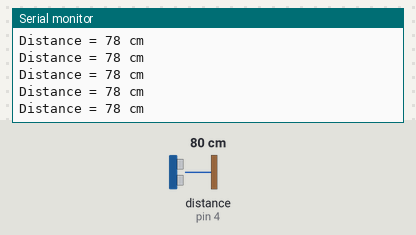
Bench run of a sketch on a simulated Arduino Uno, built with avr-gcc and run on an emulated ATmega328P. Shown: the last lines printed to the serial monitor. Wiring (inferred from the names in the program): ultrasonic range finder: trigger pin 5; echo pin 4. The inputs (shaded band) are chosen by the test bench; at power-on: distance to the obstacle (sensor on pin 4) 80 cm. The echo pulse lasts 58.3 µs per cm.

Above: at 1.2 s.
1.3 s: distance to the obstacle (sensor on pin 4) set to 4 cm
At 2.4 s:
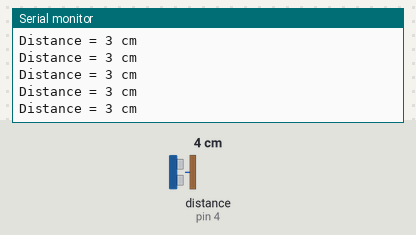
4.3 s: distance to the obstacle (sensor on pin 4) set to 2 cm
At 5.3 s:
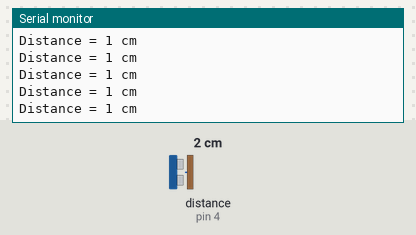
7.3 s: distance to the obstacle (sensor on pin 4) set to 18 cm
At 8.4 s:
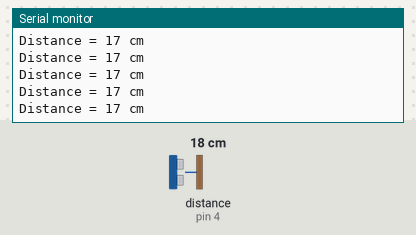
10.3 s: distance to the obstacle (sensor on pin 4) set to 2 cm
At 11.1 s:
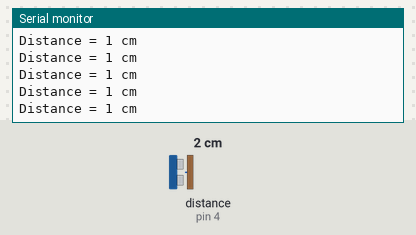
13.3 s: distance to the obstacle (sensor on pin 4) set to 35 cm
At 13.9 s:
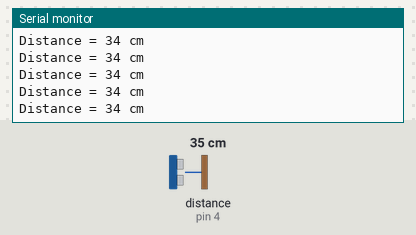
22.3 s: distance to the obstacle (sensor on pin 4) set to 250 cm
At 22.4 s:
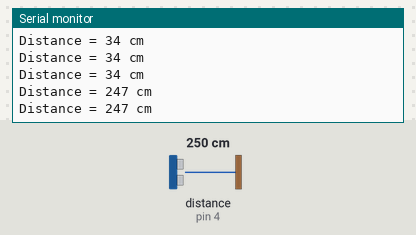
Timing chart, 0 to 25.3 s (numbered marks = the images above; inputs shaded):
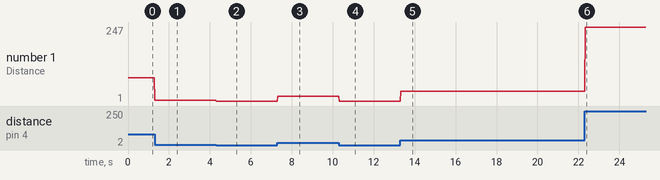

The sketch:

cart_type2.ino
```cpp
/*
 * cart_type2
 * --------------------------------------------
 * Control Club Car DS Golf Cart Accelerator
 * --------------------------------------------
 * version: 0.2
 * --------------------------------------------
 *
 * Adge Denkers
 * date: 2020-07-20 revised:
 * location: https://github.com/adgedenkers/cart.git
 *
 * --------------------------------------------
 */
#include <Servo.h>
#include <SoftwareSerial.h>

// Define Pins
// --------------------------------------------
/* Ultrasonic Range Sensor: Trigger */
#define trigPin 5
/* Ultrasonic Range Sensor: Transmitter */
#define echoPin 4
/* Throttle Servo Motor Pin - PWM PIN Required */
#define throttlePin 3

// Define Objects
// --------------------------------------------

Servo throttleServo;
/* create a servo object */

// Define Variables
// --------------------------------------------
long duration;            /* decimal value: length of time between pulses */
int range;                /* integer: distance to object */
int throttleAngle = 0;    /* integer: servo angle which can vary from 0 - 180 */
int throttlePercentDegree;/* integer:  */
int throttle = 0;         /* integer: angle of throttle servo moter - 0 = servo starting point, N degree of last point in servo */
int zdegree;              /* integer: first degree of servo motion */
int ndegree;              /* integer: last degree of servo motion */
int z = 0;                /* integer: zero value of Throttle (T) */
int n;                    /* integer: current value of Throttle (T) */


void setup() {

  /* Set Pins as inputs and outputs */
  pinMode(trigPin, OUTPUT);
  pinMode(echoPin, INPUT);

  /* Begin Serial communication at a baudrate of 9600 */
  Serial.begin(9600);


}

void loop() {
  // Clear the trigPin by setting it LOW:
  digitalWrite(trigPin, LOW);

  delayMicroseconds(5);

  // Trigger the sensor by setting the trigPin high for 10 microseconds:
  digitalWrite(trigPin, HIGH);
  delayMicroseconds(10);
  digitalWrite(trigPin, LOW);

  // Read the echoPin. pulseIn() returns the duration (length of the pulse) in microseconds:
  duration = pulseIn(echoPin, HIGH);

  // Calculate the distance:
  range = duration * 0.034 / 2; // Value ranges from X to Y, calculation is specific for a different sensor, but we'll keep the function as is because the value itself is not really important, just knowing what the lowest and highest values are.


  // Print the distance on the Serial Monitor (Ctrl+Shift+M):
  Serial.print("Distance = ");
  Serial.print(range);
  Serial.println(" cm");

  delay(25);
}
```

Measured:
- after the input at 1.3 s, the serial monitor: prints a new line at once (image 1)
- after the input at 4.3 s, the serial monitor: prints a new line at once (image 2)
- after the input at 7.3 s, the serial monitor: prints a new line at once (image 3)
- after the input at 10.3 s, the serial monitor: prints a new line at once (image 4)
- after the input at 13.3 s, the serial monitor: prints a new line at once (image 5)
- after the input at 22.3 s, the serial monitor: prints a new line at once (image 6)
- plotted number 1: 78 → 3 after the input at 1.3 s, 3 → 1 after the input at 4.3 s, 1 → 17 after the input at 7.3 s, 17 → 1 after the input at 10.3 s, 1 → 34 after the input at 13.3 s
